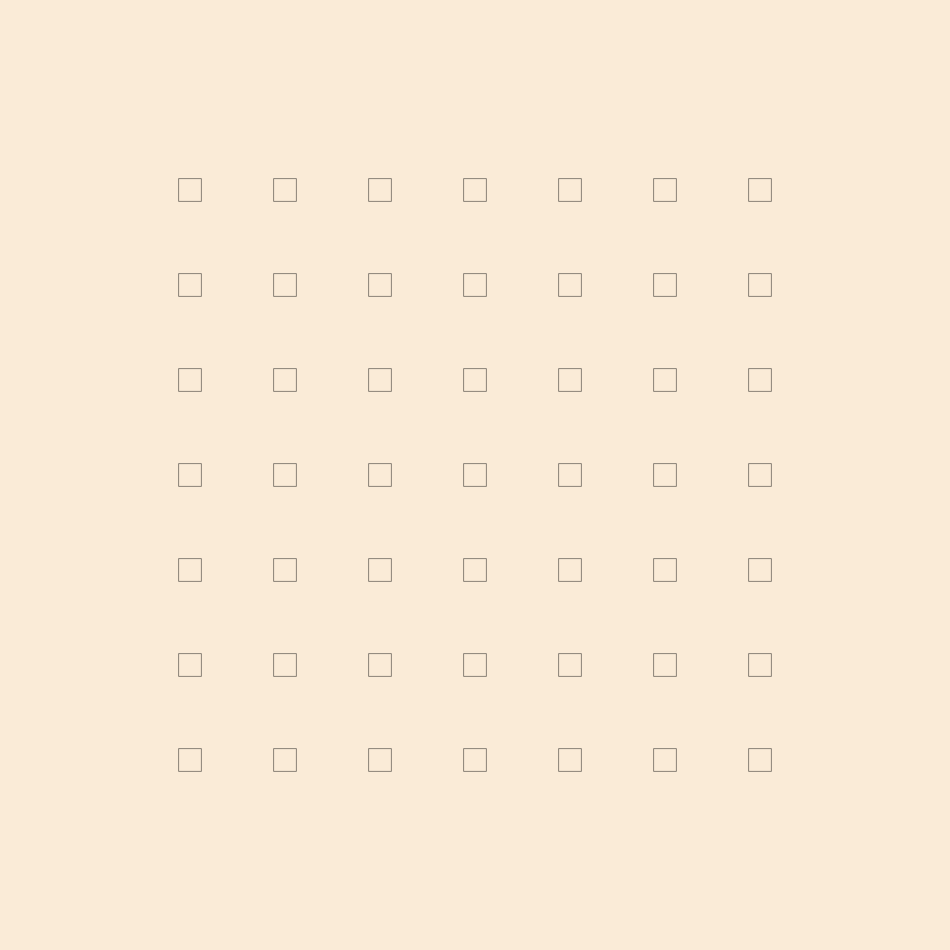
Frame 1 (no input)
Frame 60 (no input): identical to frame 1, image omitted
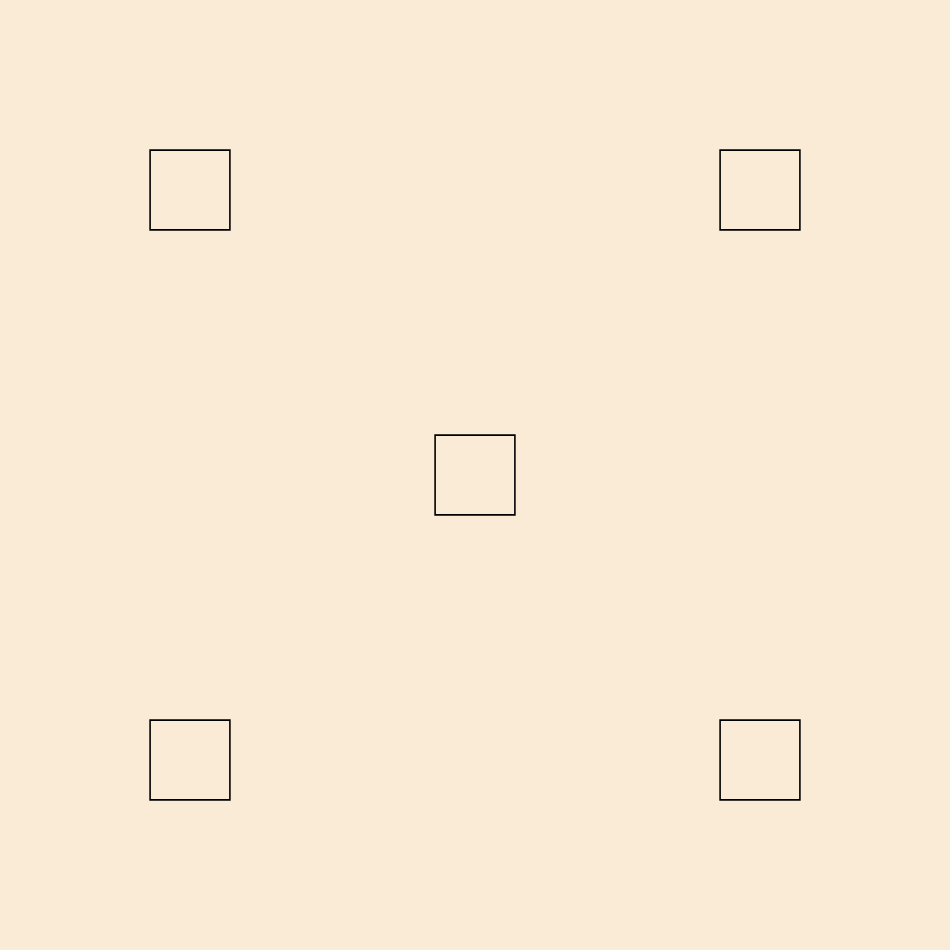
Frame 120 (the mouse pressed at the canvas centre since frame 60)

The p5.js sketch that drew these frames (run headless with seeded random() and noise() and a simulated clock; from frame 60 on, the mouse is pressed at the canvas centre):

// p5.js sketch
// ── sketch.js
let floors = [];
let maxIter = 12;
let iters = 0;
let cols = 10,
    rows = 10;


function setup(){
  let dim = min(windowWidth, windowHeight);
  createCanvas(dim*0.95, dim*0.95); 
  
  cols = floor(random(1, 10));
  rows = cols;
  
  let margin = width*0.2;
  
  planSize = (width-2*margin)/(cols)*0.14;
  strokeWeight(planSize*0.04);
  strokeCap(SQUARE);
  
  
  
  
  for (let i = 0; i < cols; i++){
    floors[i] = [];
    for (let j = 0; j < rows; j++){
      let xPos = map(i, 0, cols-1, margin, width-margin);
      let yPos = map(j, 0, rows-1, margin, height-margin);
      if (cols == 1){
        xPos = width/2;
        yPos = height/2;
        planSize *= 1.2;
      }
      floors[i][j] = new Floor(xPos, yPos, planSize);
    }
  }
  
  if (cols == 2){
    floors[2] = [];
    floors[2][0] = new Floor(width/2, height/2, planSize);
  }
  
  
  
}

function windowResized(){
  let dim = min(windowWidth, windowHeight);
  resizeCanvas(dim*0.95, dim*0.95);
  
  noLoop();
  noStroke();
  fill(0);
  textFont('georgia');
  textSize(dim*0.07);
  background('antiqueWhite');
  textAlign(CENTER, CENTER);
  text("Click to generate new", width/2, height/2);
}

function draw(){
  background('antiquewhite');
  
  for (let i = 0; i < cols; i++){
    for (let j = 0; j < rows; j++){
      floors[i][j].display();
      if (frameCount%60 == 0 && iters < maxIter){
      floors[i][j].iterate();
    }
    }
  }
  
  if (cols == 2){
    floors[2][0].display();
    if (frameCount%60 == 0 && iters < maxIter){
      floors[2][0].iterate();
    }
  }
  
   if (frameCount%60 == 0){
     iters++;
   }
  
  // for (let f of floors){
  //   f.display();
  //   if (frameCount%60 == 0 && iters < maxIter){
  //     f.iterate();
  //     iters++;
  //   }
  // }
  
}

function mousePressed(){
  floors = [];
  maxIter = 12;
  iters = 0;
  setup();
  loop();
}

class Floor{
  constructor(x, y, s){
    this.x = x;
    this.y = y;
    this.s = s;
    this.points = [createVector(x-s, y-s), createVector(x+s, y-s), createVector(x+s, y+s), createVector(x-s, y+s)];
    this.targets = [createVector(x-s, y-s), createVector(x+s, y-s), createVector(x+s, y+s), createVector(x-s, y+s)];
    
    this.circs = [];
    this.lines = [];
    this.stairs = [];
  }
  
  display(){
    noFill();
    stroke(0);
    beginShape();
    for (let p = 0; p < this.points.length; p++){
      this.points[p].x = lerp(this.points[p].x, this.targets[p].x, 0.1);
      this.points[p].y = lerp(this.points[p].y, this.targets[p].y, 0.1);
      vertex(this.points[p].x, this.points[p].y);
    }
    endShape(CLOSE);
    
    push();
    strokeWeight(this.s*0.02);
    for (let c = 0; c < this.circs.length; c++){
      circle(this.circs[c][0], this.circs[c][1], this.s*0.1);
    }
    pop();
    
    push();
    strokeWeight(this.s*0.1);
    for (let l = 0; l < this.lines.length; l++){
      let l1 = this.lines[l][0];
      let l2 = this.lines[l][1];
      let fil = this.lines[l][2];
      
      if (fil < 255){
        this.lines[l][2]*=1.1;
      }
      stroke(0, fil);
      line(l1.x, l1.y, l2.x, l2.y);
    }
    pop();
    
    push();
    strokeWeight(this.s*0.01);
    for (let s = 0; s < this.stairs.length; s++){
      let s1 = this.stairs[s][0];
      let s2 = this.stairs[s][1];
      let s3 = this.stairs[s][2];
      let s4 = this.stairs[s][3];
      let fil = this.stairs[s][4];
      
      let len = dist(s1.x, s1.y, s3.x, s3.y);
      
      if (fil < 255){
        this.stairs[s][4]*=1.2;
      }
      stroke(0, fil);
      for (let i = 0; i < 1; i += 0.166){
        let l1x = (s3.x-s1.x)*i + s1.x;
        let l1y = (s3.y-s1.y)*i + s1.y;
        let l2x = (s4.x-s2.x)*i + s2.x;
        let l2y = (s4.y-s2.y)*i + s2.y;
        line(l1x, l1y, l2x, l2y);
      }
    }
    pop();
    
  }
  
  iterate(){
    let l = this.points.length;
    let r = floor(random(0, l));
    let p1 = createVector(this.points[r].x, this.points[r].y);
    let next = (r+1)%l;
    let p2 = createVector(this.points[next].x, this.points[next].y);
    
    //Add random features
    let dice = random();
    if (dice < 0.2){    this.circs.push([(this.points[r].x+this.points[next].x)/2, (this.points[r].y+this.points[next].y)/2]);
    } else if (dice < 0.4){
      this.lines.push([p1, p2, 0.2]);
    } else if (dice < 0.6){
      this.stairs.push([this.points[r], this.points[next], p1, p2, 0.2]);
    }
    
    this.points.splice(r+1, 0, createVector(this.points[r].x, this.points[r].y), createVector(this.points[next].x, this.points[next].y));
    
    
    let v = createVector(p1.x-p2.x, p1.y-p2.y);
    let len = random(this.s*0.2, this.s*1.5);
    let angle = HALF_PI;
    if (random() < 0.2){
      angle = random(PI/10, PI/3);
    }
    let dif = p5.Vector.fromAngle(v.heading()+angle, len);
    p1.add(dif);
    p2.add(dif);
    this.targets.splice(r+1, 0, p1, p2);
    
  }
}
